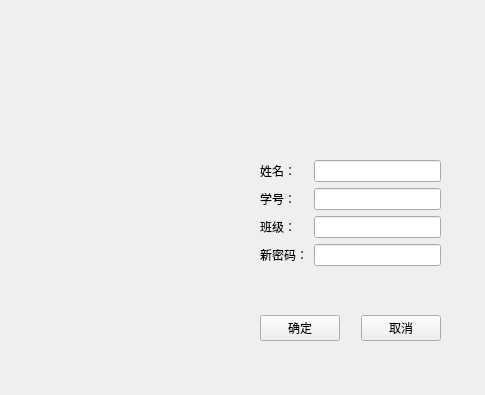
<?xml version="1.0" encoding="UTF-8"?>
<ui version="4.0">
 <class>UpdatePwd</class>
 <widget class="QWidget" name="UpdatePwd">
  <property name="geometry">
   <rect>
    <x>0</x>
    <y>0</y>
    <width>485</width>
    <height>395</height>
   </rect>
  </property>
  <property name="windowTitle">
   <string>Form</string>
  </property>
  <widget class="QWidget" name="layoutWidget">
   <property name="geometry">
    <rect>
     <x>260</x>
     <y>160</y>
     <width>181</width>
     <height>181</height>
    </rect>
   </property>
   <layout class="QVBoxLayout" name="verticalLayout">
    <item>
     <layout class="QFormLayout" name="formLayout">
      <item row="0" column="0">
       <widget class="QLabel" name="lab_upp_sname">
        <property name="styleSheet">
         <string notr="true">font: 10pt &quot;方正粗黑宋简体&quot;;</string>
        </property>
        <property name="text">
         <string>姓名：</string>
        </property>
       </widget>
      </item>
      <item row="0" column="1">
       <widget class="QLineEdit" name="lineEdit"/>
      </item>
      <item row="1" column="0">
       <widget class="QLabel" name="lab_upp_sno">
        <property name="styleSheet">
         <string notr="true">font: 10pt &quot;方正粗黑宋简体&quot;;</string>
        </property>
        <property name="text">
         <string>学号：</string>
        </property>
       </widget>
      </item>
      <item row="1" column="1">
       <widget class="QLineEdit" name="lineEdit_2"/>
      </item>
      <item row="2" column="0">
       <widget class="QLabel" name="lab_upp_class">
        <property name="styleSheet">
         <string notr="true">font: 10pt &quot;方正粗黑宋简体&quot;;
</string>
        </property>
        <property name="text">
         <string>班级：</string>
        </property>
       </widget>
      </item>
      <item row="2" column="1">
       <widget class="QLineEdit" name="lineEdit_3"/>
      </item>
      <item row="3" column="0">
       <widget class="QLabel" name="lab_upp_nped">
        <property name="styleSheet">
         <string notr="true">font: 10pt &quot;方正粗黑宋简体&quot;;</string>
        </property>
        <property name="text">
         <string>新密码：</string>
        </property>
       </widget>
      </item>
      <item row="3" column="1">
       <widget class="QLineEdit" name="lineEdit_4"/>
      </item>
     </layout>
    </item>
    <item>
     <spacer name="verticalSpacer">
      <property name="orientation">
       <enum>Qt::Vertical</enum>
      </property>
      <property name="sizeHint" stdset="0">
       <size>
        <width>20</width>
        <height>40</height>
       </size>
      </property>
     </spacer>
    </item>
    <item>
     <layout class="QHBoxLayout" name="horizontalLayout">
      <item>
       <widget class="QPushButton" name="pBtn_upp_enter">
        <property name="styleSheet">
         <string notr="true">font: 10pt &quot;方正粗黑宋简体&quot;;</string>
        </property>
        <property name="text">
         <string>确定</string>
        </property>
       </widget>
      </item>
      <item>
       <spacer name="horizontalSpacer">
        <property name="orientation">
         <enum>Qt::Horizontal</enum>
        </property>
        <property name="sizeHint" stdset="0">
         <size>
          <width>40</width>
          <height>20</height>
         </size>
        </property>
       </spacer>
      </item>
      <item>
       <widget class="QPushButton" name="pBtn_upp_back">
        <property name="styleSheet">
         <string notr="true">font: 10pt &quot;方正粗黑宋简体&quot;;</string>
        </property>
        <property name="text">
         <string>取消</string>
        </property>
       </widget>
      </item>
     </layout>
    </item>
   </layout>
  </widget>
  <widget class="QWidget" name="widget" native="true">
   <property name="geometry">
    <rect>
     <x>0</x>
     <y>0</y>
     <width>120</width>
     <height>80</height>
    </rect>
   </property>
   <property name="styleSheet">
    <string notr="true">border-image: url(:/new/123/03.jpg);</string>
   </property>
  </widget>
  <zorder>widget</zorder>
  <zorder>layoutWidget</zorder>
 </widget>
 <resources/>
 <connections/>
</ui>
